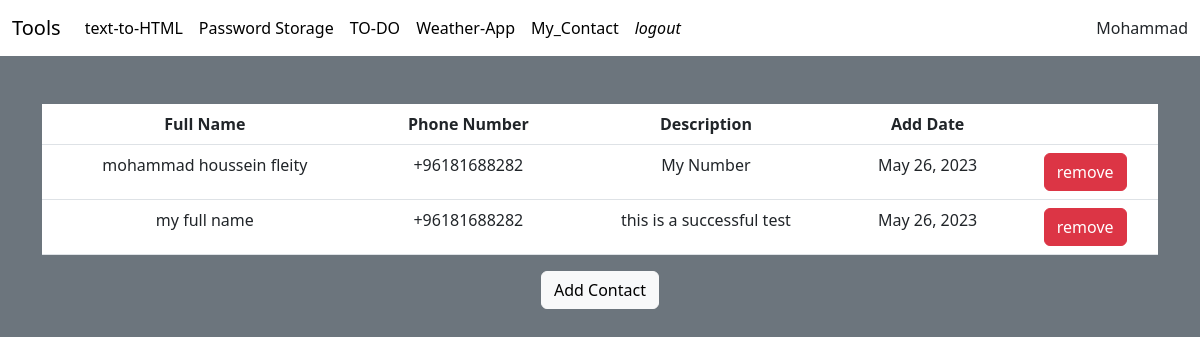
The page /My_Contact/ (signed in) on the database its author committed.
### My_Contact/models.py (models this page shows, shortened)
class Contacts(models.Model):
    full_name = models.CharField(max_length=255)
    phone_number = PhoneNumberField()
    description = models.CharField(max_length=610)
    create_date = models.DateField(default=timezone.now)

### My_Contact/views.py (the view)
# urls.py: path('', views.index, name='index'),
def index(request):
    contacts = Contacts.objects.all()
    return render(request, 'My_Contact/index.html', {'Contacts': contacts})

### My_Contact/templates/My_Contact/index.html (shortened to what this page needs)
{% extends 'base.html' %} {% block content %}
<body class="bg-secondary">
  <div class="text-center container">
    <table class="table table text-white mt-5">
      <thead>
        <tr>
          <th>Full Name</th>
          <th>Phone Number</th>
          <th>Description</th>
          <th>Add Date</th>
          <th></th>
        </tr>
      </thead>
      <tbody>
        {% for Contact in Contacts %}
        <tr>
          <td>{{Contact.full_name}}</td>
          <td>{{Contact.phone_number}}</td>
          <td>{{Contact.description}}</td>
          <td>{{Contact.create_date}}</td>
          <td>
            <form
              action="deleteContact/{{Contact.id}}"
              method="POST"
              class="d-inline-block"
            >
              <button value="remove" type="submit" class="btn btn-danger">
                remove
              </button>
            </form>
          </td>
        </tr>
        {% endfor %}
      </tbody>
    </table>
    <a class="btn btn-light mb-3" href="{% url 'My_Contact:AddContact' %}">
      Add Contact
    </a>
  </div>
</body>
{% endblock %}

### templates/base.html (shortened to what this page needs)
{% load static %}
<!DOCTYPE html>
<html lang="en">
  <head>
    <link href="{% static 'css/main.min.css' %}" rel="stylesheet" />
  </head>
  <body>
    {% if user.is_authenticated %}
    <nav class="navbar navbar-expand-lg bg-white">
      <div class="container-fluid">
        <a class="navbar-brand" href="/">Tools</a>
        <div class="collapse navbar-collapse" id="navbarSupportedContent">
          <ul class="navbar-nav me-auto mb-2 mb-lg-0">
            <li class="nav-item">
              <a
                class="nav-link active"
                aria-current="page"
                href=" {% url 'text_to_HTML:index' %}"
                >text-to-HTML</a
              >
            </li>
            <li class="nav-item">
              <a
                class="nav-link active"
                aria-current="page"
                href="{% url 'Password_Storage:index' %}"
                >Password Storage</a
              >
            </li>
            <li class="nav-item">
              <a
                class="nav-link active"
                aria-current="page"
                href="{% url 'TO_DO:index' %}"
                >TO-DO</a
              >
            </li>
            <li class="nav-item">
              <a
                class="nav-link active"
                aria-current="page"
                href="{% url 'Weather:index' %}"
                >Weather-App</a
              >
            </li>
            <li class="nav-item">
              <a
                class="nav-link active"
                aria-current="page"
                href="{% url 'My_Contact:index' %}"
                >My_Contact</a
              >
            </li>
            <li class="nav-item">
              <a
                class="nav-link active"
                aria-current="page"
                href="{% url 'Authentications:logout' %}"
                ><i>logout</i></a
              >
            </li>
          </ul>
          {{user.username}} {% endif %}
        </div>
      </div>
    </nav>
    {% block content %} {% endblock %}
  </body>
</html>

### rows shown on the page
Contacts: full_name "mohammad houssein fleity", phone_number "+96181688282", description "My Number", create_date "May 26, 2023"
Contacts: full_name "my full name", phone_number "+96181688282", description "this is a successful test", create_date "May 26, 2023"

### other values the page prints
{{ user.username }} "Mohammad"
